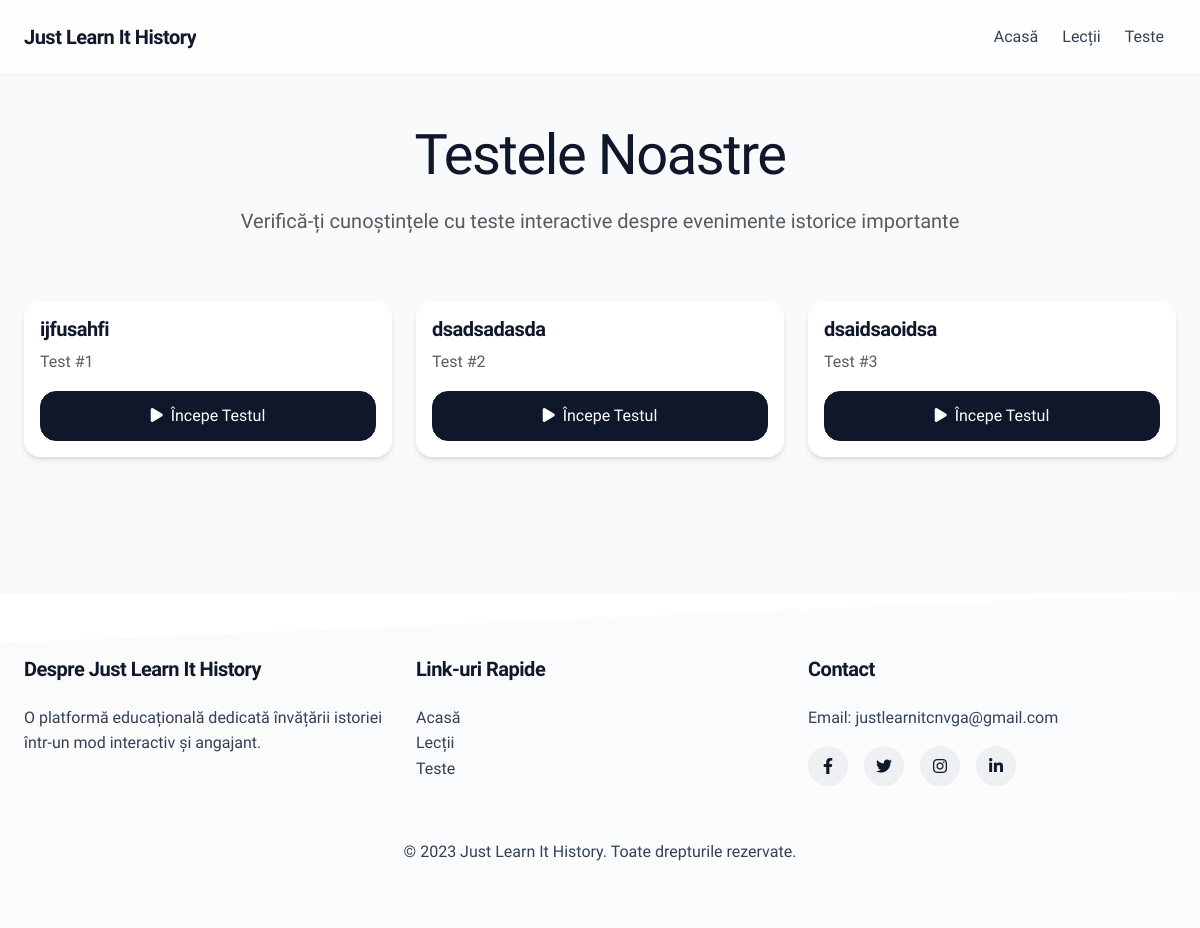
/tests, run on an earlier commit of the app's database.
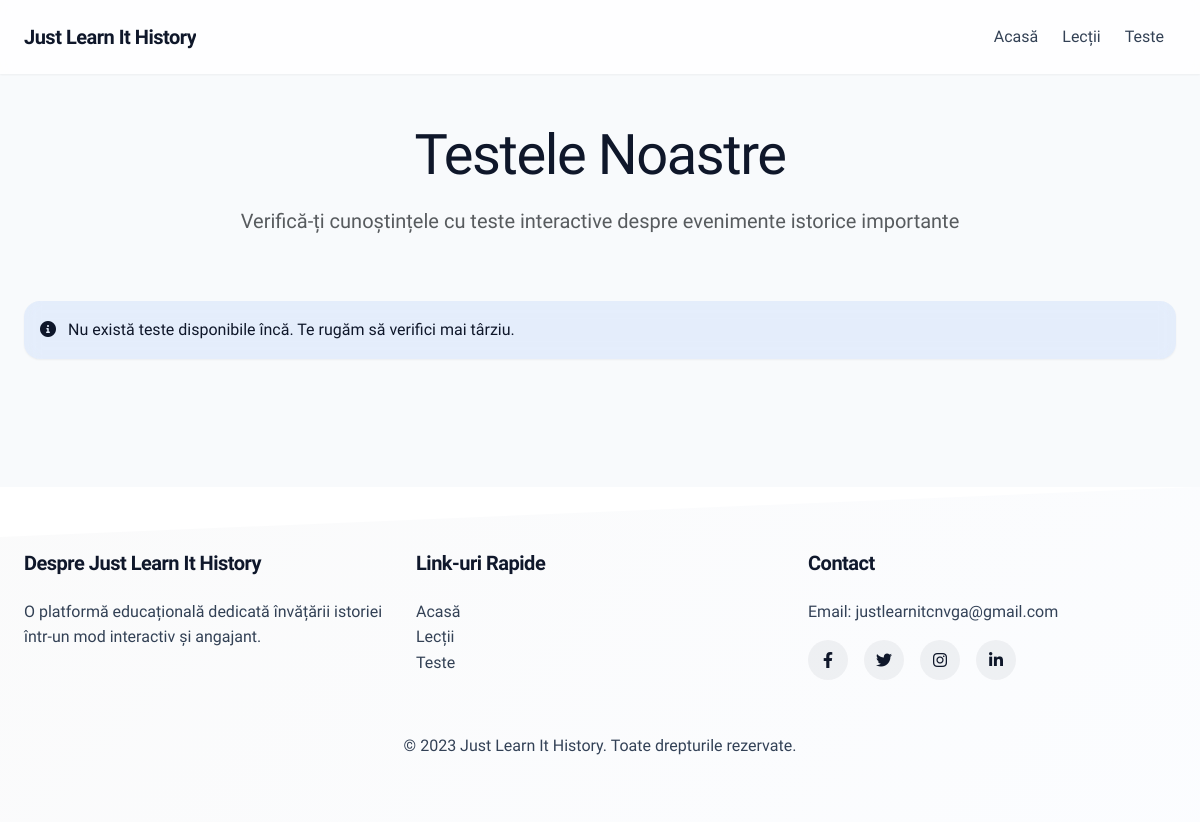
And on a later commit of the database.
### app.py (models this page shows, shortened)
class Test(db.Model):
    id = db.Column(db.Integer, primary_key=True)
    title = db.Column(db.String(200), nullable=False)
    order = db.Column(db.Integer, nullable=False)
    questions_json = db.Column(db.Text, nullable=False)

### app.py (the view)
@app.route('/tests')
def tests():
    try:
        tests = Test.query.all()
    except Exception as e:
        if 'no such column: test.order' in str(e):
            print("Recreating database with correct schema...")
            db.drop_all()
            db.create_all()
            tests = []
        else:
            raise e
    return render_template('tests.html', tests=tests)

### templates/tests.html (shortened to what this page needs)
{% extends "base.html" %}
{% block content %}
<div class="container py-5">
    <div class="row mb-5">
        <div class="col-12 text-center">
            <h1 class="display-4 mb-3">Testele Noastre</h1>
            <p class="lead text-muted">Verifică-ți cunoștințele cu teste interactive despre evenimente istorice importante</p>
        </div>
    </div>
    <div class="row">
        {% if tests %}
            {% for test in tests %}
                <div class="col-md-6 col-lg-4 mb-4">
                    <div class="card h-100 test-card">
                        <div class="card-body">
                            <h5 class="card-title">{{ test.title }}</h5>
                            <p class="card-text text-muted">Test #{{ test.order }}</p>
                            <button class="btn btn-primary w-100" onclick="startTest({{ test.id }})">
                                <i class="fas fa-play me-2"></i>Începe Testul
                            </button>
                        </div>
                    </div>
                </div>
            {% endfor %}
        {% else %}
            <div class="col-12">
                <div class="alert alert-info">
                    <i class="fas fa-info-circle me-2"></i> Nu există teste disponibile încă. Te rugăm să verifici mai târziu.
                </div>
            </div>
        {% endif %}
    </div>
</div>
{% endblock %}

### templates/base.html (shortened to what this page needs)
<!DOCTYPE html>
<html lang="ro">
<head>
    <link href="https://cdn.jsdelivr.net/npm/bootstrap@5.3.0/dist/css/bootstrap.min.css" rel="stylesheet">
    <link href="https://cdn.quilljs.com/1.3.6/quill.snow.css" rel="stylesheet">
    <link rel="stylesheet" href="https://cdnjs.cloudflare.com/ajax/libs/font-awesome/6.0.0/css/all.min.css">
</head>
<body>
    <nav class="navbar navbar-expand-lg navbar-dark">
        <div class="container">
            <a class="navbar-brand" href="{{ url_for('index') }}">Just Learn It History</a>
            <div class="collapse navbar-collapse" id="navbarNav">
                <ul class="navbar-nav ms-auto">
                    <li class="nav-item">
                        <a class="nav-link" href="{{ url_for('index') }}">Acasă</a>
                    </li>
                    <li class="nav-item">
                        <a class="nav-link" href="{{ url_for('lessons') }}">Lecții</a>
                    </li>
                    <li class="nav-item">
                        <a class="nav-link" href="{{ url_for('tests') }}">Teste</a>
                    </li>
                </ul>
            </div>
        </div>
    </nav>
    {% block content %}{% endblock %}
    <footer>
        <div class="container">
            <div class="row">
                <div class="col-md-4">
                    <h5>Despre Just Learn It History</h5>
                    <p>O platformă educațională dedicată învățării istoriei într-un mod interactiv și angajant.</p>
                </div>
                <div class="col-md-4">
                    <h5>Link-uri Rapide</h5>
                    <ul class="list-unstyled">
                        <li><a href="{{ url_for('index') }}">Acasă</a></li>
                        <li><a href="{{ url_for('lessons') }}">Lecții</a></li>
                        <li><a href="{{ url_for('tests') }}">Teste</a></li>
                    </ul>
                </div>
                <div class="col-md-4">
                    <h5>Contact</h5>
                    <p>Email: justlearnitcnvga@gmail.com</p>
                    <div class="social-icons">
                        <a href="#"><i class="fab fa-facebook-f"></i></a>
                        <a href="#"><i class="fab fa-twitter"></i></a>
                        <a href="#"><i class="fab fa-instagram"></i></a>
                        <a href="#"><i class="fab fa-linkedin-in"></i></a>
                    </div>
                </div>
            </div>
            <hr class="mt-4 mb-3" style="border-color: rgba(255, 255, 255, 0.1);">
            <div class="text-center">
                <p class="mb-0">&copy; 2023 Just Learn It History. Toate drepturile rezervate.</p>
            </div>
        </div>
    </footer>
</body>
</html>

### templates/base.html (style rules this page uses)
:root { --primary-color: #0f172a; --secondary-color: #1e293b; --accent-color: #3b82f6; --light-color: #f8fafc; --dark-color: #0f172a; --success-color: #10b981; --text-color: #334155; --border-radius: 16px; --transition: all 0.3s cubic-bezier(0.4, 0, 0.2, 1); --shadow-sm: 0 1px 2px 0 rgb(0 0 0 / 0.05); --shadow: 0 4px 6px -1px rgb(0 0 0 / 0.1), 0 2px 4px -2px rgb(0 0 0 / 0.1); --shadow-lg: 0 10px 15px -3px rgb(0 0 0 / 0.1), 0 4px 6px -4px rgb(0 0 0 / 0.1); }
body { font-family: 'Plus Jakarta Sans', sans-serif; color: var(--text-color); background-color: var(--light-color); line-height: 1.6; overflow-x: hidden; }
h1, h2, h3, h4, h5, h6 { font-family: 'Plus Jakarta Sans', sans-serif; color: var(--dark-color); font-weight: 600; letter-spacing: -0.025em; }
.navbar { background: rgba(255, 255, 255, 0.8); backdrop-filter: blur(8px); box-shadow: var(--shadow-sm); padding: 1rem 0; position: sticky; top: 0; z-index: 1000; animation: fadeIn 0.5s ease-out; }
.navbar-brand { font-weight: 700; color: var(--dark-color) !important; font-size: 1.25rem; letter-spacing: -0.025em; position: relative; overflow: hidden; }
.navbar-brand::after { content: ''; position: absolute; bottom: 0; left: 0; width: 0; height: 2px; background: linear-gradient(90deg, var(--accent-color), var(--dark-color)); transition: var(--transition); }
.nav-link { color: var(--text-color) !important; font-weight: 500; transition: var(--transition); padding: 0.5rem 1rem; border-radius: var(--border-radius); margin: 0 0.25rem; position: relative; }
.nav-link::after { content: ''; position: absolute; bottom: 0; left: 50%; width: 0; height: 2px; background-color: var(--accent-color); transition: var(--transition); transform: translateX(-50%); }
.alert { border-radius: var(--border-radius); border: none; box-shadow: var(--shadow-sm); backdrop-filter: blur(8px); animation: scaleIn 0.3s ease-out; }
.alert-info { background-color: rgba(59, 130, 246, 0.1); color: var(--dark-color); }
footer { background-color: white; color: var(--text-color); padding: 4rem 0; margin-top: 4rem; position: relative; overflow: hidden; animation: fadeIn 1s ease-out; }
footer::before { content: ''; position: absolute; top: 0; left: 0; width: 100%; height: 100%; background: linear-gradient(135deg, rgba(15, 23, 42, 0.02), rgba(59, 130, 246, 0.02)); clip-path: polygon(0 15%, 100% 0, 100% 100%, 0 100%); }
footer h5 { color: var(--dark-color); font-weight: 600; margin-bottom: 1.5rem; letter-spacing: -0.025em; animation: slideInLeft 0.8s ease-out; }
footer a { color: var(--text-color); text-decoration: none; transition: var(--transition); position: relative; }
footer a::after { content: ''; position: absolute; bottom: -2px; left: 0; width: 0; height: 1px; background-color: var(--accent-color); transition: var(--transition); }
.social-icons a { display: inline-flex; align-items: center; justify-content: center; width: 40px; height: 40px; background-color: rgba(15, 23, 42, 0.05); border-radius: 50%; margin-right: 12px; transition: var(--transition); color: var(--dark-color); animation: scaleIn 0.5s ease-out; }
.container { max-width: 1200px; padding: 0 1.5rem; }

What changed in the data, as far as the page shows it:
removed Test: title "ijfusahfi", order "1"
removed Test: title "dsadsadasda", order "2"
removed Test: title "dsaidsaoidsa", order "3"
Also different on the page:
text now shown: "Nu există teste disponibile încă. Te rugăm să verifici mai târziu."
